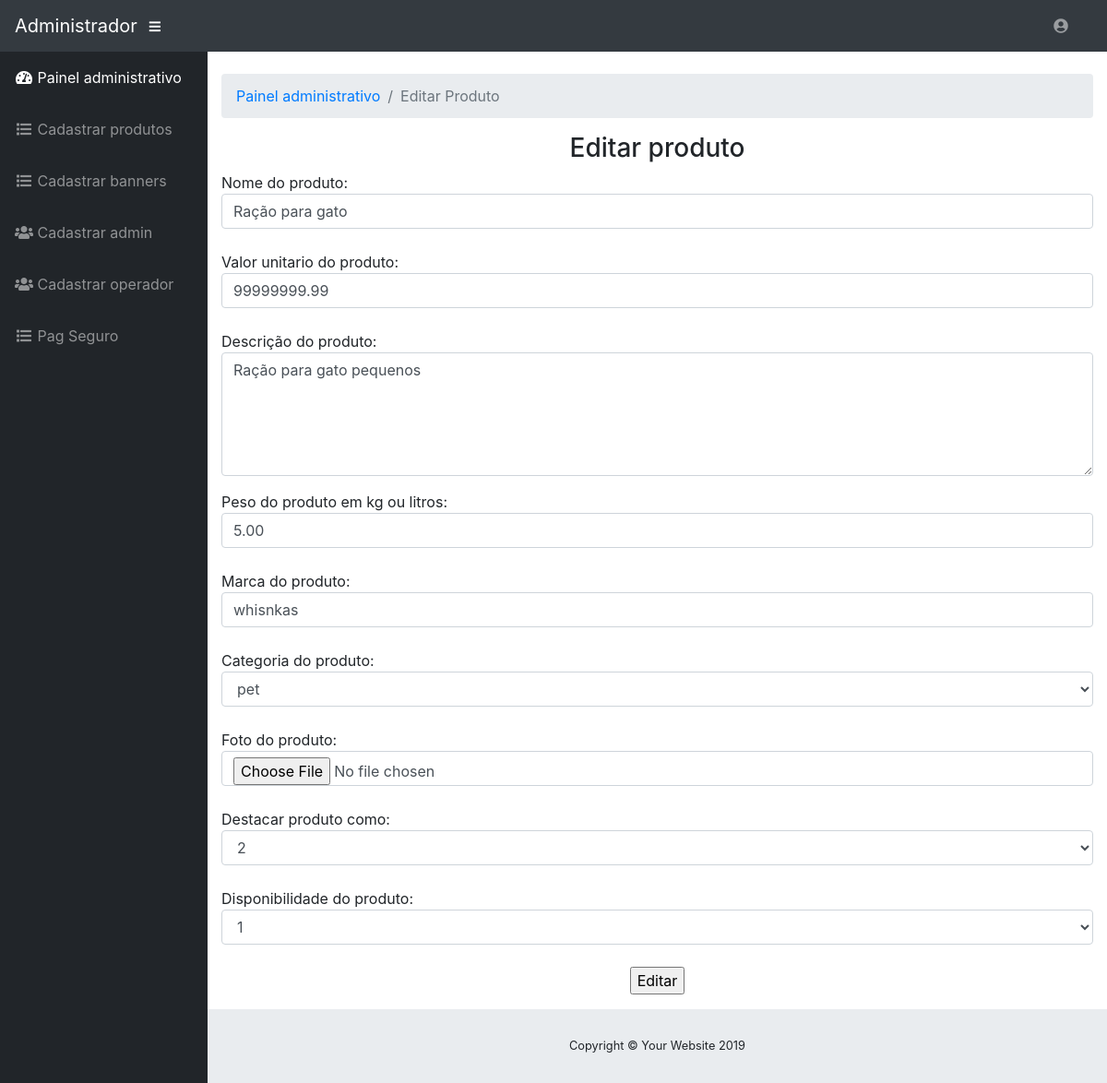
Screenshot of /ControllerProduto/listaUnicoProduto/1 with the database file from the repository.
### tables this page shows
CREATE TABLE `produto` (
  `idProduto` int(11) NOT NULL,
  `nomeProduto` varchar(60) NOT NULL,
  `valorUnitario` decimal(10,2) NOT NULL,
  `descricaoProduto` varchar(255) NOT NULL,
  `marca` varchar(40) NOT NULL,
  `categoria` varchar(40) NOT NULL,
  `peso` decimal(10,2) NOT NULL,
  `imagem` varchar(40) NOT NULL,
  `data` datetime NOT NULL,
  `disponibilidade` int(11) NOT NULL,
  `tipoDestaque` varchar(11) DEFAULT NULL,
  `valorPromocao` int(11) NOT NULL
);

### application/controllers/ControllerProduto.php (called while the page is built, shortened)
<?php
class ControllerProduto extends CI_Controller {
    public function __construct() {
        $this->load->helper('funcoes');
    }
    public function listaUnicoProduto() {
        $this->load->Model('modelProduto', '', TRUE);
        $dados['produto'] = $this->modelProduto->listaProduto($this->uri->segment(3));
        $this->load->view('estrutura/menuPainel');
        $this->load->view('corpo/Produto/corpoEditarProduto', $dados);
        $this->load->view('estrutura/rodapePainel');
    }
}

### index.php (called while the page is built, shortened)
<?php
require_once BASEPATH.'core/CodeIgniter.php';

### application/models/ModelProduto.php (called while the page is built, shortened)
<?php
class ModelProduto extends CI_Model {
    public function listaProduto($id) {
        $resultado = $this->db->get_where('produto', array('idProduto' => $id));
        if ($resultado->num_rows() > 0) {
            return $resultado->result();
        }
        return;
    }
}

### application/views/corpo/Produto/corpoEditarProduto.php (the view, shortened to what this page needs)
<div class="container-fluid">
    <br>
                    <ol class="breadcrumb">
                        <li class="breadcrumb-item">
                            <a href="<?php echo base_url('paineladministrativo/')?>">Painel administrativo</a>
                        </li>
                        <li class="breadcrumb-item active">Editar Produto</li>
                    </ol>
<div class="form">
                                <div class="w3_login">
                                    <center><div class="w3_login_module"><h3 class="w3l_fruit">Editar produto</h3></center>
                                        <div class="module form-module">
                                            <div class="form">
                                                <?php echo form_open('ControllerProduto/gravarProduto'); ?>
                                                Nome do produto:
                                                <input class="form-control" type="text" name="nomeProduto"required="" value="<?php
                                                if (isset($produto))
                                                    foreach ($produto as $pro) {
                                                        echo $pro->nomeProduto;
                                                    }
                                                ?>">
                                                <br>
                                                Valor unitario do produto:
                                                <input class="form-control" type="number" pattern="[0-9]+([,\.][0-9]+)?" min="0" step="any" name="valorUnitario" required="" value="<?php
                                                if (isset($produto))
                                                    foreach ($produto as $pro) {
                                                        echo $pro->valorUnitario;
                                                    }
                                                ?>">
                                                <br>
                                                Descrição do produto:
                                                <div class="form-group">
                                                    <textarea class="form-control" rows="5" name="descricaoProduto"><?php
                                                        if (isset($produto))
                                                            foreach ($produto as $pro) {
                                                                echo $pro->descricaoProduto;
                                                            }
                                                        ?></textarea>
                                                </div>
                                                Peso do produto em kg ou litros:
                                                <input class="form-control" type="number" pattern="[0-9]+([,\.][0-9]+)?" min="0" step="any" name="peso" required="" value="<?php
                                                if (isset($produto))
                                                    foreach ($produto as $pro) {
                                                        echo $pro->peso;
                                                    }
                                                ?>">
                                                <br>
                                                Marca do produto:
                                                <input class="form-control" type="text" name="marca" required="" value="<?php
                                                if (isset($produto))
                                                    foreach ($produto as $pro) {
                                                        echo $pro->marca;
                                                    }
                                                ?>">
                                                <br>
                                                Categoria do produto:
                                                <select class="form-control" id="categoria" name="categoria" value="">
                                                    <option><?php
                                                        if (isset($produto))
                                                            foreach ($produto as $pro) {
                                                                echo $pro->categoria;
                                                            }
                                                        ?></option>
                                                </select>
                                                <br>
                                                Foto do produto:
                                                <input class="form-control" type="file" required name="imagem" value="<?php
                                                if (isset($produto))
                                                    foreach ($produto as $pro) {
                                                        echo $pro->imagem;
                                                    }
                                                ?>">
                                                <br>
                                                Destacar produto como:
                                                <select class="form-control" id="tipoDestaque" name="tipoDestaque" value="">
                                                    <option><?php
                                                        if (isset($produto))
                                                            foreach ($produto as $pro) {
                                                                echo $pro->tipoDestaque;
                                                            }
                                                        ?></option>
                                                </select>
                                                <br>
                                                Disponibilidade do produto:
                                                <select class="form-control" id="disponibilidade" name="disponibilidade" value="">
                                                    <option><?php
                                                        if (isset($produto))
                                                            foreach ($produto as $pro) {
                                                                echo $pro->disponibilidade;
                                                            }
                                                        ?></option>
                                                </select>
                                                <br>
                                                <center><input type="submit" value="Editar"></center>
                                            </div>
                                        </div>
                                    </div>
                                </div>
                                    <br><br><br><br>
</div>

### rows the page displays
produto: nomeProduto "Ração para gato", valorUnitario "99999999.99", descricaoProduto "Ração para gato pequenos", peso "5.00", marca "whisnkas", categoria "pet", tipoDestaque "2", disponibilidade "1"
